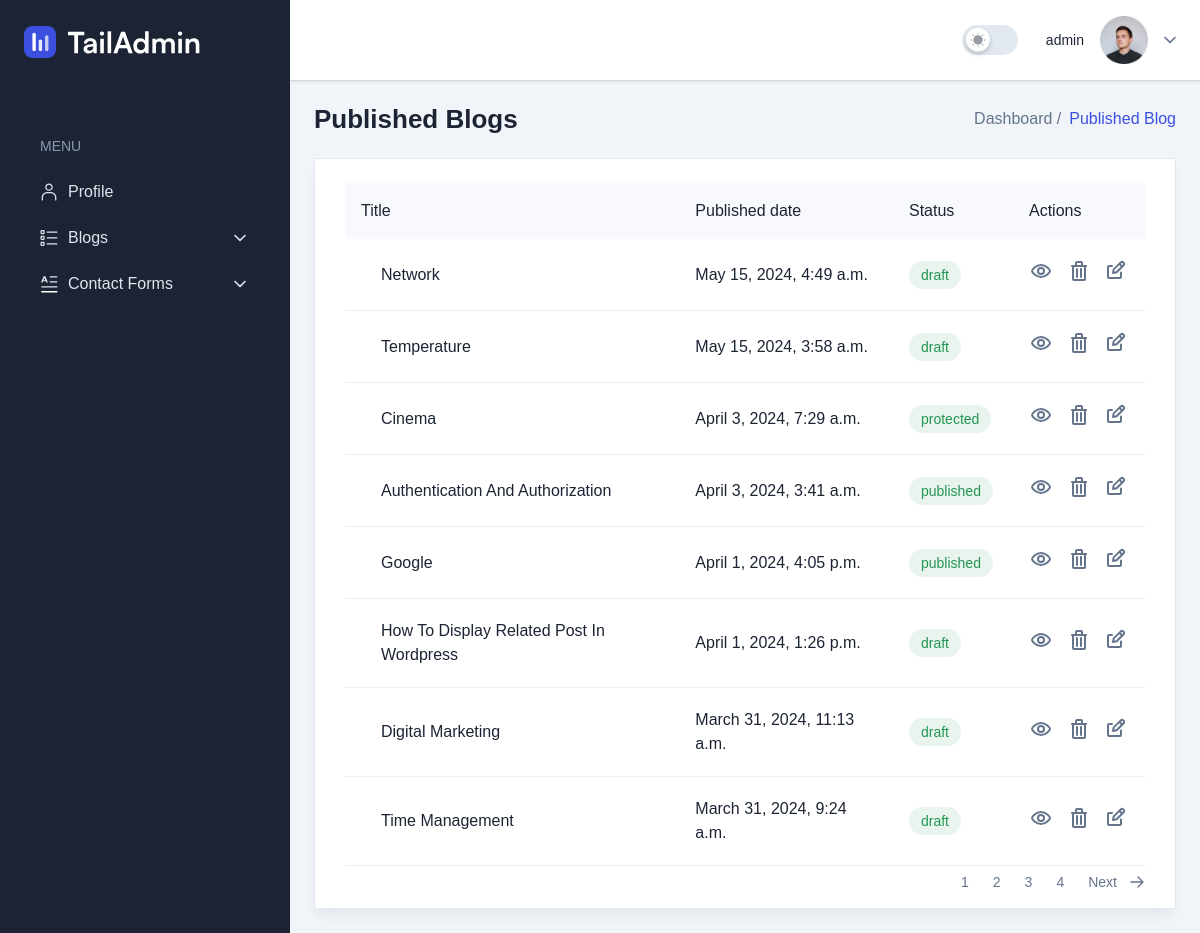
/blogs/ (signed in), run on the app's committed database.
### assistant/models.py (models this page shows, shortened)
class Blog(BaseModel):
    def image_upload_path(instance, filename):
        file_extension = filename.split('.')[-1]
        new_filename = f"{instance.slug}-featured.{file_extension}"
        return f'featured_images/{instance.user}/{new_filename}'
    STATUS_CHOICES = (
        ('published', 'Published'),
        ('draft', 'Draft'),
        ('pending', 'Pending'),
        ('scheduled', 'Scheduled'),
        ('protected','Protected')
    )
    user = models.ForeignKey(settings.AUTH_USER_MODEL, on_delete=models.CASCADE)
    history = models.ForeignKey(History, on_delete=models.CASCADE, blank = True, null=True)
    slug = models.SlugField(max_length=255, unique=True, blank=True, null=True)
    title = models.CharField(max_length = 1024, blank = True, null = True)
    body = models.TextField(null = True, blank = True)
    status = models.CharField(max_length=20, choices = STATUS_CHOICES, default = 'draft')
    scheduled_time = models.DateTimeField(null = True, blank = True)
    password = models.CharField(max_length=128, null = True, blank = True)
    featured_image = models.ImageField(upload_to=image_upload_path, blank = True, null = True)
    class Meta:
        get_latest_by = 'created_dt'

### assistant/views.py (the view)
# urls.py: path('blogs/', views.BlogListView.as_view(), name='list'),
class BlogListView(LoginRequiredMixin, ListView):
    model = Blog
    paginate_by = 8 # if pagination is desired
    template_name = "assistant/bloglist.html"
    def get_context_data(self, **kwargs):
        context = super().get_context_data(**kwargs)
        return context
    def get_queryset(self):
        queryset = super(BlogListView, self).get_queryset()
        queryset = queryset.filter(
           user=self.request.user
        ).order_by('-id')
        return queryset

### assistant/templates/assistant/bloglist.html (shortened to what this page needs)
{% extends 'base.html' %}
{% load static %}
{% block breadcrumb%}
<h2 class="text-title-md2 font-bold text-black dark:text-white">
    Published Blogs
  </h2>
  <nav>
    <ol class="flex items-center gap-2">
      <li>
        <a class="font-medium" href="index.html">Dashboard /</a>
      </li>
      <li class="font-medium text-primary">Published Blog</li>
    </ol>
  </nav>
{% endblock %}
{% block content %}
  <div
  class="rounded-sm border border-stroke bg-white px-5 pb-2.5 pt-6 shadow-default dark:border-strokedark dark:bg-boxdark sm:px-7.5 xl:pb-1"
>
  <div class="max-w-full overflow-x-auto">
    <table class="w-full table-auto">
      <thead>
        <tr class="bg-gray-2 text-left dark:bg-meta-4">
          <th
            class="min-w-[220px] px-4 py-4 font-medium text-black dark:text-white xl:pl-11"
          >
            Title
          </th>
          <th
            class="min-w-[150px] px-4 py-4 font-medium text-black dark:text-white"
          >
            Published date
          </th>
          <th
            class="min-w-[120px] px-4 py-4 font-medium text-black dark:text-white"
          >
            Status
          </th>
          <th class="px-4 py-4 font-medium text-black dark:text-white">
            Actions
          </th>
        </tr>
      </thead>
      <tbody>
        {% for blog in object_list %}
        <tr>
          <td
            class="border-b border-[#eee] px-4 py-5 pl-9 dark:border-strokedark xl:pl-11"
          >
            <h5 class="font-medium text-black dark:text-white">{{ blog.title}}</h5>
          </td>
          <td class="border-b border-[#eee] px-4 py-5 dark:border-strokedark">
            <p class="text-black dark:text-white">{{ blog.created_dt }}</p>
          </td>
          <td class="border-b border-[#eee] px-4 py-5 dark:border-strokedark">
            <p
              class="inline-flex rounded-full bg-success bg-opacity-10 px-3 py-1 text-sm font-medium text-success"
            >
              {{ blog.status }}
            </p>
          </td>
          <td class="border-b border-[#eee] px-4 py-5 dark:border-strokedark">
            <div class="flex items-center space-x-3.5">
            <a href="{% url  'blog-details' blog.slug %}">
              <button class="hover:text-primary">
              </button>
            </a>
            <a href="{% url  'blog-delete' pk=blog.id %}">
              <button class="hover:text-primary">
              </button>
            </a>
            <a href="{% url 'blog-edit' blog.slug %}">
              <button class="hover:text-primary">
              </button>
            </a>
            </div>
          </td>
        </tr>
        {% endfor %}
      </tbody>
    </table>
  </div>
  <div class="flex items-center justify-end">
    <nav aria-label="Page navigation example">
      <ul class="list-style-none flex">
        {% for i in page_obj.paginator.page_range %}
          <li>
            <a
              class="relative block rounded bg-transparent px-3 py-1.5 text-sm text-surface transition duration-300 hover:bg-neutral-100 focus:bg-neutral-100 focus:text-primary-700 focus:outline-none active:bg-neutral-100 active:text-primary-700 dark:text-white dark:hover:bg-neutral-700 dark:focus:bg-neutral-700 dark:focus:text-primary-500 dark:active:bg-neutral-700 dark:active:text-primary-500"
              href="?page={{ i }}"
            >{{ i }}</a
            >
          </li>
        {% endfor %}
        {% if page_obj.has_next %}
        <li class="flex items-center">
          <a
            class="relative block rounded bg-transparent px-3 py-1.5 text-sm text-surface transition duration-300 hover:bg-neutral-100 focus:bg-neutral-100 focus:text-primary-700 focus:outline-none focus:ring-0 active:bg-neutral-100 active:text-primary-700 dark:text-white dark:hover:bg-neutral-700 dark:focus:bg-neutral-700 dark:focus:text-primary-500 dark:active:bg-neutral-700 dark:active:text-primary-500"
            href="?page={{ page_obj.next_page_number }}"
          >Next</a>
          <svg xmlns="http://www.w3.org/2000/svg" fill="none" viewBox="0 0 24 24" stroke-width="2" stroke="currentColor"
          aria-hidden="true" class="w-4 h-4">
          <path stroke-linecap="round" stroke-linejoin="round" d="M13.5 4.5L21 12m0 0l-7.5 7.5M21 12H3"></path>
        </svg>
        </li>
        {% endif %}
      </ul>
    </nav>
  </div>
</div>
{% endblock content%}

### templates/partials/header.html (shortened to what this page needs)
{% load static %}
<header
  class="sticky top-0 z-999 flex w-full bg-white drop-shadow-1 dark:bg-boxdark dark:drop-shadow-none"
>
  <div
    class="flex flex-grow items-center justify-between px-4 py-4 shadow-2 md:px-6 2xl:px-11"
  >
    <div class="flex items-center gap-3 2xsm:gap-7">
      <ul class="flex items-center gap-2 2xsm:gap-4">
        <li>
          <label
            :class="darkMode ? 'bg-primary' : 'bg-stroke'"
            class="relative m-0 block h-7.5 w-14 rounded-full"
          >
            <span
              :class="darkMode && '!right-1 !translate-x-full'"
              class="absolute left-1 top-1/2 flex h-6 w-6 -translate-y-1/2 translate-x-0 items-center justify-center rounded-full bg-white shadow-switcher duration-75 ease-linear"
            >
              <span class="dark:hidden">
              </span>
            </span>
          </label>
        </li>
      </ul>
      <div
        class="relative"
        x-data="{ dropdownOpen: false }"
        @click.outside="dropdownOpen = false"
      >
        <a
          class="flex items-center gap-4"
          href="#"
          @click.prevent="dropdownOpen = ! dropdownOpen"
        >
          <span class="hidden text-right lg:block">
            <span class="block text-sm font-medium text-black dark:text-white"
              >{{ request.user }}</span
            >
          </span>
          <span class="h-12 w-12 rounded-full">
            <img src="{% static 'src/images/user/user-01.png' %}" alt="User" />
          </span>
        </a>
      </div>
    </div>
  </div>
</header>

### data on the page
Blog: title "Network", created_dt "May 15, 2024, 4:49 a.m.", status "draft"
Blog: title "Temperature", created_dt "May 15, 2024, 3:58 a.m.", status "draft"
Blog: title "Cinema", created_dt "April 3, 2024, 7:29 a.m.", status "protected"
Blog: title "Authentication And Authorization", created_dt "April 3, 2024, 3:41 a.m.", status "published"
Blog: title "Google", created_dt "April 1, 2024, 4:05 p.m.", status "published"
Blog: title "How To Display Related Post In Wordpress", created_dt "April 1, 2024, 1:26 p.m.", status "draft"
Blog: title "Digital Marketing", created_dt "March 31, 2024, 11:13 a.m.", status "draft"
Blog: title "Time Management", created_dt "March 31, 2024, 9:24 a.m.", status "draft"

### other printed values
{{ request.user }} "admin"
{{ i }} "1" "2" "3" "4"
